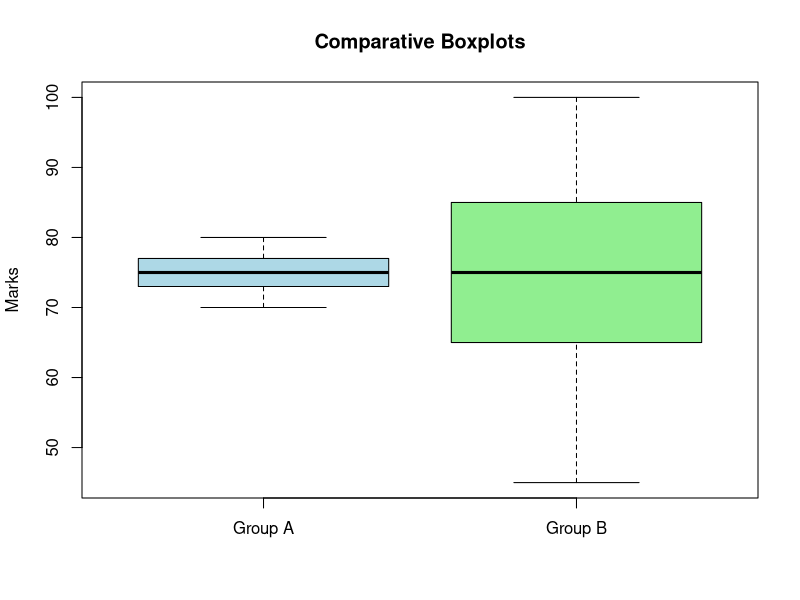

This figure's R source:

# Q16: Compare Two Groups of Marks

GroupA <- c(70, 72, 74, 75, 76, 78, 80)
GroupB <- c(45, 60, 70, 75, 80, 90, 100)

boxplot(GroupA, GroupB,
        names = c("Group A", "Group B"),
        main = "Comparative Boxplots",
        ylab = "Marks",
        col = c("lightblue", "lightgreen"))

cat("Group A IQR:", IQR(GroupA), "\n")
cat("Group B IQR:", IQR(GroupB), "\n")

cat("Group A outliers:\n")
print(boxplot.stats(GroupA)$out)

cat("Group B outliers:\n")
print(boxplot.stats(GroupB)$out)

if (IQR(GroupA) > IQR(GroupB)) {
  cat("Group A has greater middle spread.\n")
} else if (IQR(GroupB) > IQR(GroupA)) {
  cat("Group B has greater middle spread.\n")
} else {
  cat("Both groups have equal IQR.\n")
}
